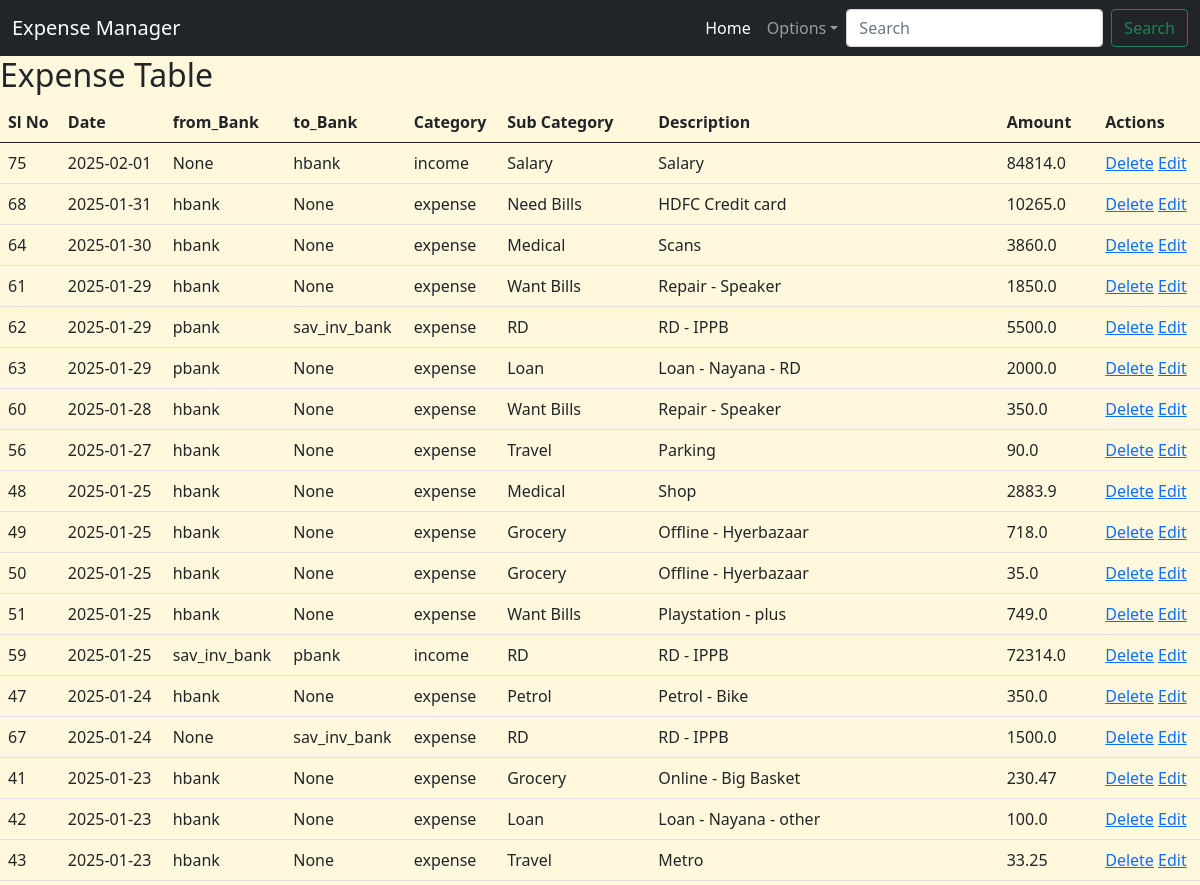
Before: /view (upper part) with the older database file.
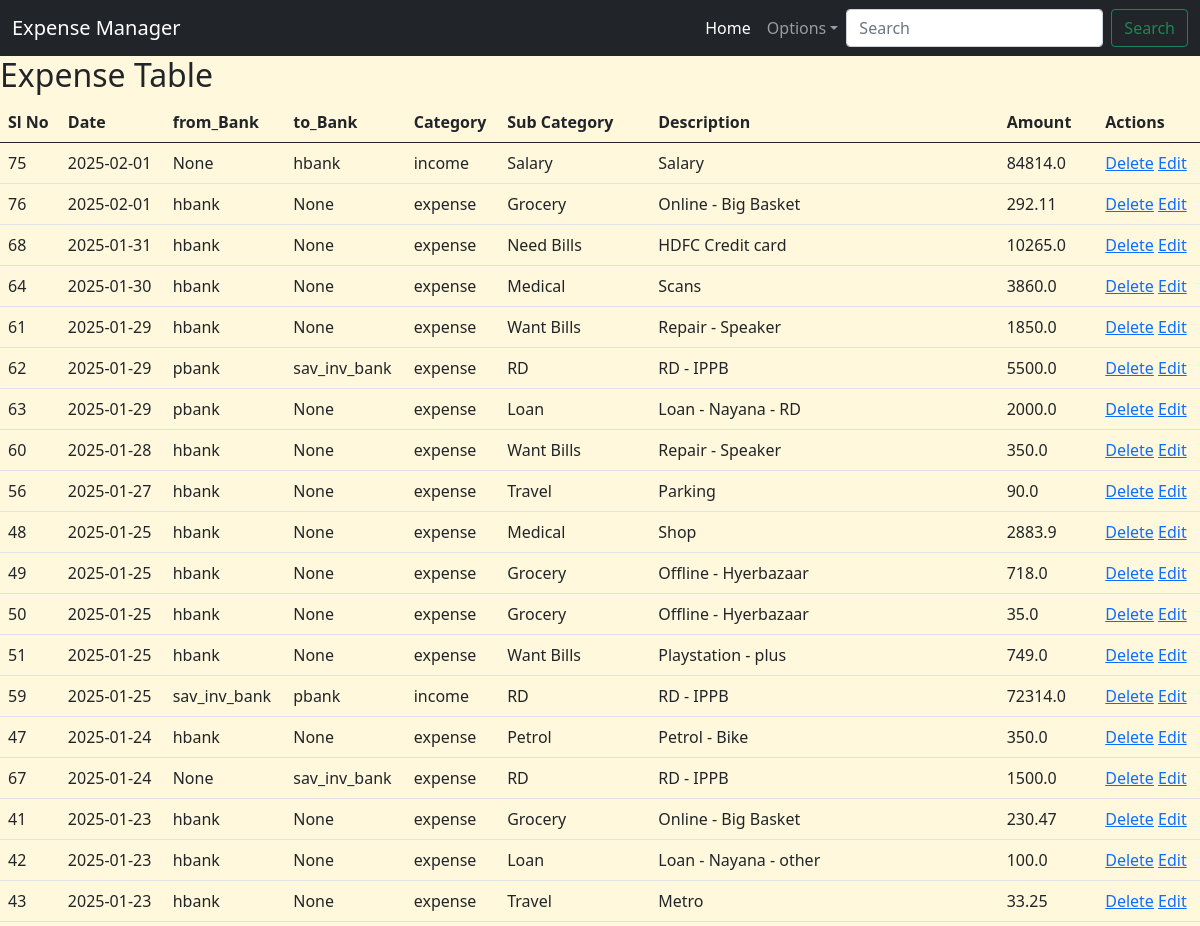
After: the same page with the newer database file.
### app.py (models this page shows)
class IncomeExpenseManager(db.Model):
    id = db.Column(db.Integer, primary_key=True)
    date = db.Column(db.Date, nullable=False)
    from_bank = db.Column(db.String(10), nullable=True)
    to_bank = db.Column(db.String(10), nullable=True)
    category = db.Column(db.String(20), nullable=False)
    sub_category = db.Column(db.String(50), nullable=False)
    description = db.Column(db.String(100), nullable=False)
    amount = db.Column(db.Float, nullable=False)

### app.py (the view)
@app.route('/view')
def view_expenses():
    expenses = IncomeExpenseManager.query.order_by(IncomeExpenseManager.date.desc()).all()
    return render_template('view_expenses.html', expenses=expenses)

### templates/view_expenses.html
{% extends 'base.html' %}
{% block content %}
<h2> Expense Table </h2>
<table class="table">
    <thead>
        <tr>
            <th>Sl No</th>
            <th>Date</th>
            <th>from_Bank</th>
            <th>to_Bank</th>
            <th>Category</th>
            <th>Sub Category</th>
            <th>Description</th>
            <th>Amount</th>
            <th>Actions</th>
        </tr>
    </thead>
    <tbody>
        {% for expense in expenses %}
        <tr>
            <td>{{expense.id}}</td>
            <td>{{expense.date}}</td>
            <td>{{expense.from_bank}}</td>
            <td>{{expense.to_bank}}</td>
            <td>{{expense.category}}</td>
            <td>{{expense.sub_category}}</td>
            <td>{{expense.description}}</td>
            <td>{{expense.amount}}</td>
            <td> <a href="{{url_for ('delete_expense', id=expense.id) }}" onclick="return confirm('Are you sure you want to delete this item?');">Delete</a>
            <a href="{{url_for ('edit_expense', id=expense.id) }}"> Edit</a> </td>
        </tr>
        {% endfor %}
    </tbody>
</table>
{% endblock %}

### templates/base.html (shortened to what this page needs)
<!DOCTYPE html>
<html lang="en">
<head>
    <link href="https://cdn.jsdelivr.net/npm/bootstrap@5.0.2/dist/css/bootstrap.min.css" rel="stylesheet">
  </head>
<body>
    <header>
        <nav class="navbar navbar-expand-lg navbar-dark bg-dark">
            <div class="container-fluid">
              <a class="navbar-brand" href="{{url_for('index')}}">Expense Manager</a>
              <div class="collapse navbar-collapse" id="navbarSupportedContent">
                <ul class="navbar-nav ms-auto mb-2 mb-lg-0">
                  <li class="nav-item">
                    <a class="nav-link active" aria-current="page" href="{{url_for('index')}}">Home</a>
                  </li>
                  <li class="nav-item dropdown">
                    <a class="nav-link dropdown-toggle" href="#" role="button" data-bs-toggle="dropdown" aria-expanded="false">Options</a>
                  </li>
                </ul>
                <form class="d-flex" role="search">
                  <input class="form-control me-2" type="search" placeholder="Search" aria-label="Search">
                  <button class="btn btn-outline-success" type="submit">Search</button>
                </form>
              </div>
            </div>
          </nav>
    </header>
    <main>
        {% block content %}{% endblock %}
    </main>
</body>
</html>

### templates/base.html (style rules this page uses)
body { background-color: cornsilk; }

Changed rows visible on the page:
added IncomeExpenseManager: id "76", date "2025-02-01", from_bank "hbank", to_bank "None", category "expense", sub_category "Grocery", description "Online - Big Basket", amount "292.11"
